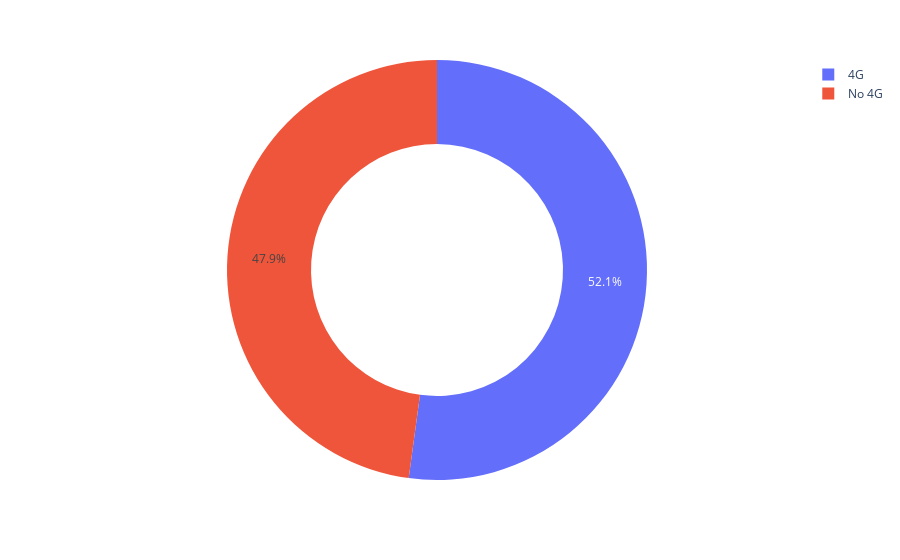

Source (notebook cell):
### Markdown cell above
#### How many phones are 4G supported?

### Code cell
plt.figure(figsize=(7,8))
px.pie(traindf['4G'].value_counts().reset_index(),values= '4G', names = ['4G', 'No 4G'] , hole =0.6)

### Figure 1 — Plotly figure (JSON) as saved in the notebook; plotly's stock layout.template omitted (floating-point values rounded to 4 significant figures)
{"data": [{"domain": {"x": [0, 1], "y": [0, 1]}, "hole": 0.6, "hovertemplate": "label=%{label}<br>4G=%{value}<extra></extra>", "labels": ["4G", "No 4G"], "legendgroup": "", "name": "", "showlegend": true, "type": "pie", "values": [1043, 957]}], "layout": {"legend": {"tracegroupgap": 0}, "margin": {"t": 60}}}
